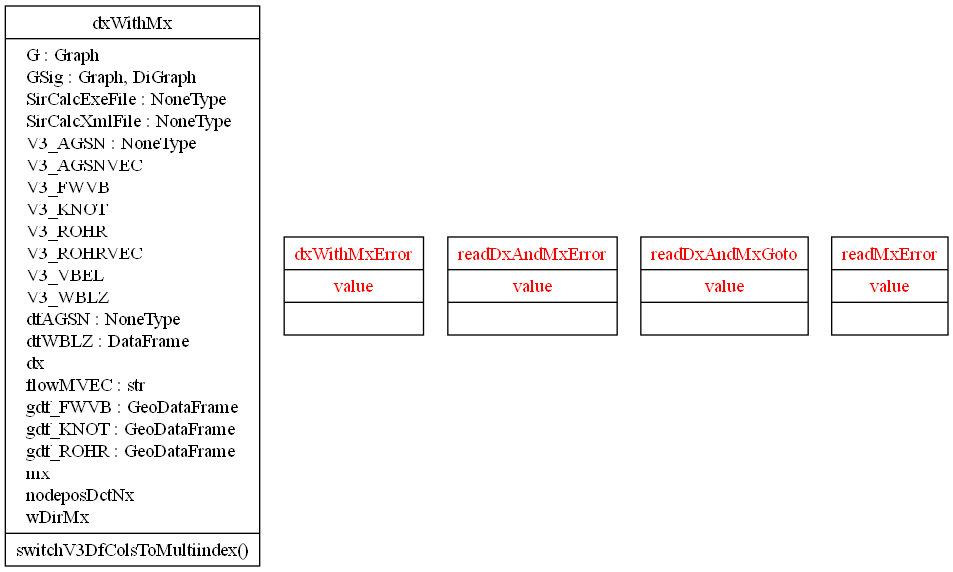
#> input picture sphinx_docs/uml/classes_dxAndMxHelperFcts.png, 953 x 572 px, found by its file name
$ jupyter execute --allow-errors UML.ipynb
#> lines starting #> are read from the running program, lines starting #| are printed output that depends on the picture
# UML Diagram Creation

[cell 1]
#pip install pylint nbqa graphviz

[cell 2]
#conda install -c conda-forge graphviz

[cell 3]
#pip show pylint

[cell 4]
from PIL import Image
import os
import os
import subprocess
from IPython.display import Image
from graphviz import Digraph
from IPython.display import Image, display

## Class Diagram

[cell 5]
project_root = r'C:\Users\jablonski\3S\PT3S'
output_dir = r'C:\Users\jablonski\3S\PT3S\sphinx_docs\uml'

[cell 6]
modules = [
    'Am.py', 'conf.py', 'Dx.py', 'dxAndMxHelperFcts.py', 'dxAecodeObjsAata.py',
    'Lx.py', 'Mx.py', 'ncd.py', 'NFA.py', 'pNFA.py', 'Rm.py', 'sdfCsv.py', 'setup.py',
    'Xm.py', 'lds/rpts.py', 'lds/__init__.py', 'UTILS/Ab.py', 'UTILS/Xml.py', 'UTILS/__init__.py'
]
modules = [
    'Dx.py', 'dxAndMxHelperFcts.py', 'Mx.py'
]

[cell 7]
# Change to the directory containing your project
os.chdir(r'C:\Users\jablonski\3S\PT3S\sphinx_docs\uml')

[cell 8]
#!python "C:\Users\jablonski\AppAata\Local\anaconda3\Scripts\pyreverse-script.py" -o html -p PT3S .

#> (a cell that did not finish here is left out)

[cell 10]
from PIL import Image
def crop_image(image_path, x_percent):
    # Open an image file
#> called with x_percent = 72
    with Image.open(image_path) as img:
        # Calculate the cropping box
#> img is the input picture: PIL image 953x572 RGB; mean R, G, B 246.9, 245.7, 245.7
        width, height = img.size
#> width = 953; height = 572
        new_width = width - int(width * (x_percent / 100))
#> new_width = 267
        box = (0, 0, new_width, height)
#> box = (0, 0, 267, 572)

        # Crop the image
        cropped_img = img.crop(box)
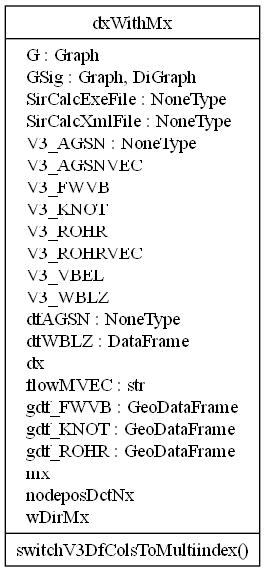
#> cropped_img: PIL image 267x572 RGB; min 0, max 255, mean 233.1

        # Save the cropped image with '_cropped' suffix
        base, ext = os.path.splitext(image_path)
        cropped_image_path = f"{base}_cropped{ext}"
        cropped_img.save(cropped_image_path)

        return cropped_image_path

[cell 11]
image_path = r'C:\\Users\\jablonski\\3S\\PT3S\\sphinx_docs\\uml\\classes_dxAndMxHelperFcts.png'

[cell 12]
x_percent = 72 # Percentage to crop from the right

[cell 13]
cropped_image_path = crop_image(image_path, x_percent)
print(f"Cropped image saved at: {cropped_image_path}")

## Diagram 2

#> (a cell that did not finish here is left out)

[cell 15]
import matplotlib.pyplot as plt
import matplotlib.image as mpimg

img = mpimg.imread('dxWithMx_diagram.png')
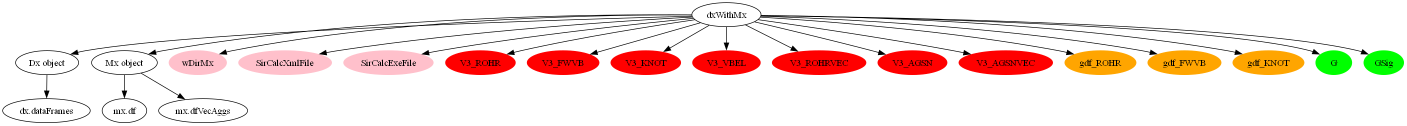
#> input picture dxWithMx_diagram.png, 2813 x 251 px, found by its file name (shown at 1/2 size)
#> img is the input picture: shape (251, 2813, 4) float32; mean R, G, B, A 0.958, 0.895, 0.873, 0.999
#> (the rest of this cell did not finish here and is left out)

[cell 16]
from PIL import Image

# Open the images
image1 = Image.open('classes_dxAndMxHelperFcts_cropped.png')
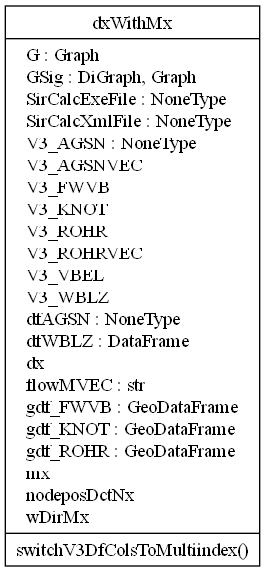
#> input picture sphinx_docs/uml/classes_dxAndMxHelperFcts_cropped.png, 267 x 572 px
#> image1 is the input picture: PIL image 267x572 RGB; min 0, max 255, mean 233.1
image2 = Image.open('dxWithMx_diagram.png')

# Resize images to have the same height
height = max(image1.height, image2.height)
#> height = 572
image1 = image1.resize((int(image1.width * height / image1.height), height))
image2 = image2.resize((int(image2.width * height / image2.height), height))
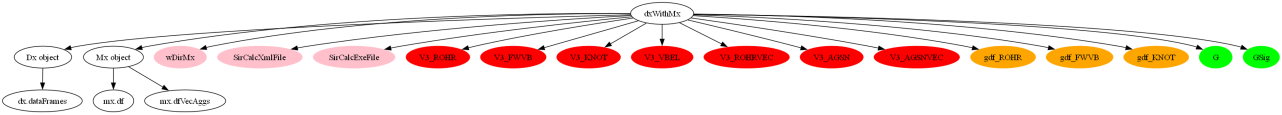
#> image2: PIL image 6410x572 RGBA (shown at 1/5 size); mean R, G, B, A 244, 228.1, 222.6, 254.6; transparent parts drawn white

# Create a new image with the combined width of both images
combined_width = image1.width + image2.width
#> combined_width = 6677
new_image = Image.new('RGB', (combined_width, height))
#> new_image: PIL image 6677x572 RGB; every value is 0

# Paste the images side by side
new_image.paste(image1, (0, 0))
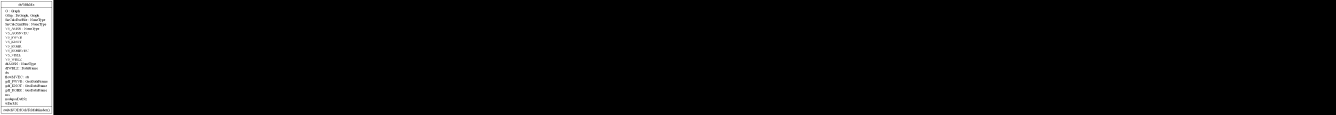
#> new_image: PIL image 6677x572 RGB (shown at 1/5 size); min 0, max 255, mean 9.3
new_image.paste(image2, (image1.width, 0))
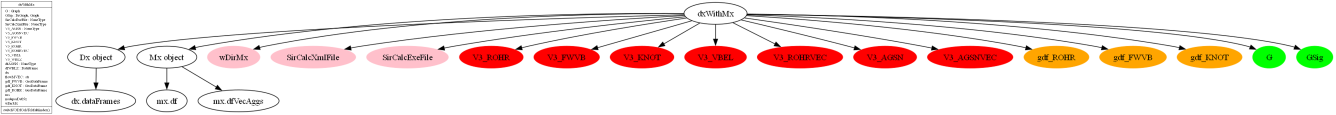
#> new_image: PIL image 6677x572 RGB (shown at 1/5 size); mean R, G, B 243.6, 228.3, 223

# Save the new image
new_image.save('combined_image.png')

# Display the new image
new_image.show()
